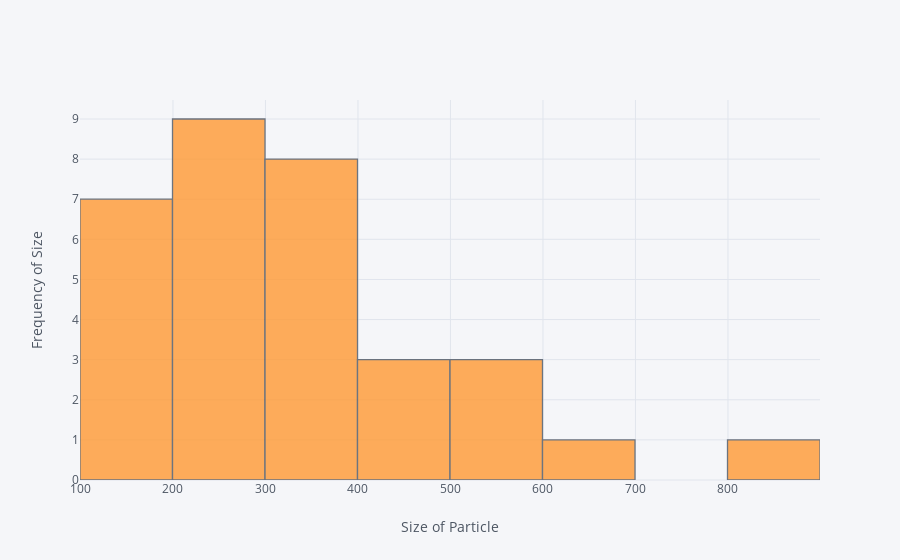

Notebook cell for this chart:
### Code cell
df.iplot(kind='hist', xTitle='Size of Particle', yTitle='Frequency of Size')

### Figure 1 — Plotly figure (JSON) as saved in the notebook; plotly's stock layout.template omitted (floating-point values rounded to 4 significant figures)
{"data": [{"histfunc": "count", "histnorm": "", "marker": {"color": "rgba(255, 153, 51, 1.0)", "line": {"color": "#4D5663", "width": 1.3}}, "name": "Area", "opacity": 0.8, "orientation": "v", "type": "histogram", "x": [274, 220, 502, 293, 394, 361, 592, 240, 624, 218, 375, 364, 118, 140, 217, 352, 488, 466, 403, 169, 858, 368, 225, 357, 140, 148, 252, 260, 507, 384, 195, 148]}], "layout": {"barmode": "overlay", "legend": {"bgcolor": "#F5F6F9", "font": {"color": "#4D5663"}}, "paper_bgcolor": "#F5F6F9", "plot_bgcolor": "#F5F6F9", "titlefont": {"color": "#4D5663"}, "xaxis1": {"gridcolor": "#E1E5ED", "showgrid": true, "tickfont": {"color": "#4D5663"}, "title": "Size of Particle", "titlefont": {"color": "#4D5663"}, "zerolinecolor": "#E1E5ED"}, "yaxis1": {"gridcolor": "#E1E5ED", "showgrid": true, "tickfont": {"color": "#4D5663"}, "title": "Frequency of Size", "titlefont": {"color": "#4D5663"}, "zerolinecolor": "#E1E5ED"}}}
